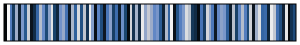

Generate this figure with Python:
# 
#         osloS
#                   www.fabiocrameri.ch/colourmaps
from matplotlib.colors import LinearSegmentedColormap      
      
cm_data = [[0.011981, 0.022573, 0.035904],      
           [0.9755, 0.97627, 0.97736],      
           [0.31196, 0.48123, 0.73836],      
           [0.087109, 0.22965, 0.36899],      
           [0.62899, 0.6881, 0.79004],      
           [0.056384, 0.12516, 0.19661],      
           [0.48408, 0.59752, 0.7906],      
           [0.15395, 0.34405, 0.55685],      
           [0.79406, 0.8091, 0.83539],      
           [0.045051, 0.079044, 0.11765],      
           [0.068913, 0.17697, 0.28302],      
           [0.21582, 0.40565, 0.65075],      
           [0.70964, 0.74305, 0.80124],      
           [0.4033, 0.54528, 0.78064],      
           [0.11484, 0.28799, 0.46456],      
           [0.55382, 0.64086, 0.78991],      
           [0.88441, 0.88917, 0.89742],      
           [0.099642, 0.25867, 0.41635],      
           [0.061699, 0.15035, 0.23901],      
           [0.44529, 0.57287, 0.78828],      
           [0.59105, 0.66403, 0.78938],      
           [0.26109, 0.44277, 0.6983],      
           [0.05216, 0.10171, 0.15603],      
           [0.66828, 0.71403, 0.79334],      
           [0.1833, 0.37572, 0.60697],      
           [0.84192, 0.85047, 0.8654],      
           [0.13364, 0.31762, 0.51348],      
           [0.74795, 0.77185, 0.81362],      
           [0.077709, 0.20473, 0.32836],      
           [0.93302, 0.93515, 0.93873],      
           [0.51681, 0.61793, 0.79063],      
           [0.029592, 0.05624, 0.085837],      
           [0.35647, 0.51314, 0.76358],      
           [0.12371, 0.30275, 0.48893],      
           [0.049925, 0.09066, 0.13649],      
           [0.28617, 0.46205, 0.71962],      
           [0.53532, 0.6294, 0.79031],      
           [0.093033, 0.2441, 0.39255],      
           [0.23747, 0.42385, 0.67511],      
           [0.054125, 0.11324, 0.17602],      
           [0.42482, 0.55955, 0.78536],      
           [0.10692, 0.27331, 0.44035],      
           [0.020473, 0.040333, 0.064433],      
           [0.81783, 0.82933, 0.84942],      
           [0.073118, 0.19072, 0.30554],      
           [0.64842, 0.70076, 0.79124],      
           [0.065067, 0.16352, 0.26083],      
           [0.90873, 0.91198, 0.91758],      
           [0.57238, 0.65238, 0.78956],      
           [0.77073, 0.7899, 0.82345],      
           [0.60989, 0.67589, 0.78948],      
           [0.38054, 0.52984, 0.77355],      
           [0.46496, 0.58545, 0.78988],      
           [0.16771, 0.35962, 0.58184],      
           [0.058867, 0.13757, 0.21759],      
           [0.68866, 0.72807, 0.79657],      
           [0.19642, 0.38824, 0.6258],      
           [0.95123, 0.9527, 0.95509],      
           [0.039346, 0.06983, 0.104],      
           [0.14184, 0.32887, 0.532],      
           [0.33767, 0.49983, 0.75401],      
           [0.4982, 0.60634, 0.79076],      
           [0.8601, 0.86682, 0.87855],      
           [0.73128, 0.75908, 0.80761],      
           [0.081609, 0.21535, 0.34567],      
           [0.066906, 0.1702, 0.27186],      
           [0.024947, 0.048672, 0.075728],      
           [0.27351, 0.4524, 0.70924],      
           [0.090015, 0.2369, 0.38075],      
           [0.82985, 0.8398, 0.85717],      
           [0.58169, 0.65818, 0.78944],      
           [0.29905, 0.47169, 0.72935],      
           [0.051245, 0.096126, 0.14619],      
           [0.39208, 0.53772, 0.77743],      
           [0.54457, 0.63513, 0.79011],      
           [0.47458, 0.59153, 0.79033],      
           [0.17526, 0.36759, 0.59439],      
           [0.055201, 0.11913, 0.18627],      
           [0.72038, 0.75093, 0.8042],      
           [0.096248, 0.2514, 0.40442],      
           [0.36866, 0.52164, 0.76895],      
           [0.69907, 0.73544, 0.79871],      
           [0.32488, 0.49065, 0.74659],      
           [0.1108, 0.28062, 0.45244],      
           [0.8059, 0.81908, 0.84215],      
           [0.047784, 0.084964, 0.12697],      
           [0.61941, 0.68194, 0.78969],      
           [0.87225, 0.87793, 0.88781],      
           [0.20583, 0.39683, 0.63832],      
           [0.22637, 0.41465, 0.66304],      
           [0.060281, 0.14391, 0.22826],      
           [0.92088, 0.92353, 0.92804],      
           [0.75926, 0.78073, 0.81827],      
           [0.24906, 0.43324, 0.68689],      
           [0.12854, 0.31018, 0.50119],      
           [0.057498, 0.13131, 0.20704],      
           [0.89657, 0.90052, 0.90736],      
           [0.01615, 0.031315, 0.05138],      
           [0.075341, 0.1977, 0.31691],      
           [0.11919, 0.29536, 0.47672]]      
      
osloS_map = LinearSegmentedColormap.from_list('osloS', cm_data)      
# For use of "viscm view"      
test_cm = osloS_map      
      
if __name__ == "__main__":      
    import matplotlib.pyplot as plt      
    import numpy as np      
      
    try:      
        from viscm import viscm      
        viscm(osloS_map)      
    except ImportError:      
        print("viscm not found, falling back on simple display")      
        plt.imshow(np.linspace(0, 100, 256)[None, :], aspect='auto',      
                   cmap=osloS_map)      
    plt.show()      
